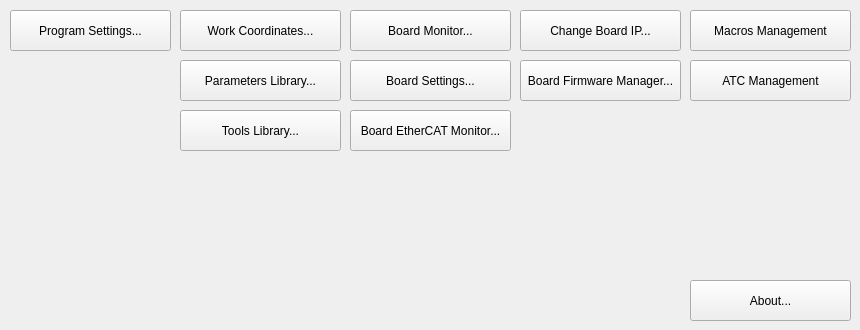
    <widget class="QWidget" name="tabUIDialogs">
     <attribute name="title">
      <string>UI Dialogs</string>
     </attribute>
     <widget class="QPushButton" name="uidAboutButton">
      <property name="geometry">
       <rect>
        <x>690</x>
        <y>280</y>
        <width>161</width>
        <height>41</height>
       </rect>
      </property>
      <property name="text">
       <string>About...</string>
      </property>
     </widget>
     <widget class="QPushButton" name="uidATCManagementButton">
      <property name="geometry">
       <rect>
        <x>690</x>
        <y>60</y>
        <width>161</width>
        <height>41</height>
       </rect>
      </property>
      <property name="text">
       <string>ATC Management</string>
      </property>
     </widget>
     <widget class="QPushButton" name="uidBoardEtherCATMonitorButton">
      <property name="geometry">
       <rect>
        <x>350</x>
        <y>110</y>
        <width>161</width>
        <height>41</height>
       </rect>
      </property>
      <property name="text">
       <string>Board EtherCAT Monitor...</string>
      </property>
     </widget>
     <widget class="QPushButton" name="uidBoardFirmwareManagerButton">
      <property name="geometry">
       <rect>
        <x>520</x>
        <y>60</y>
        <width>161</width>
        <height>41</height>
       </rect>
      </property>
      <property name="text">
       <string>Board Firmware Manager...</string>
      </property>
     </widget>
     <widget class="QPushButton" name="uidBoardMonitorButton">
      <property name="geometry">
       <rect>
        <x>350</x>
        <y>10</y>
        <width>161</width>
        <height>41</height>
       </rect>
      </property>
      <property name="text">
       <string>Board Monitor...</string>
      </property>
     </widget>
     <widget class="QPushButton" name="uidBoardSettingsButton">
      <property name="geometry">
       <rect>
        <x>350</x>
        <y>60</y>
        <width>161</width>
        <height>41</height>
       </rect>
      </property>
      <property name="text">
       <string>Board Settings...</string>
      </property>
     </widget>
     <widget class="QPushButton" name="uidToolsLibraryButton">
      <property name="geometry">
       <rect>
        <x>180</x>
        <y>110</y>
        <width>161</width>
        <height>41</height>
       </rect>
      </property>
      <property name="text">
       <string>Tools Library...</string>
      </property>
     </widget>
     <widget class="QPushButton" name="uidChangeBoardIPButton">
      <property name="geometry">
       <rect>
        <x>520</x>
        <y>10</y>
        <width>161</width>
        <height>41</height>
       </rect>
      </property>
      <property name="text">
       <string>Change Board IP...</string>
      </property>
     </widget>
     <widget class="QPushButton" name="uidWorkCoordinatesButton">
      <property name="geometry">
       <rect>
        <x>180</x>
        <y>10</y>
        <width>161</width>
        <height>41</height>
       </rect>
      </property>
      <property name="text">
       <string>Work Coordinates...</string>
      </property>
     </widget>
     <widget class="QPushButton" name="uidProgramSettingsButton">
      <property name="geometry">
       <rect>
        <x>10</x>
        <y>10</y>
        <width>161</width>
        <height>41</height>
       </rect>
      </property>
      <property name="text">
       <string>Program Settings...</string>
      </property>
     </widget>
     <widget class="QPushButton" name="uidParametersLibraryButton">
      <property name="geometry">
       <rect>
        <x>180</x>
        <y>60</y>
        <width>161</width>
        <height>41</height>
       </rect>
      </property>
      <property name="text">
       <string>Parameters Library...</string>
      </property>
     </widget>
     <widget class="QPushButton" name="uidMacrosManagementButton">
      <property name="geometry">
       <rect>
        <x>690</x>
        <y>10</y>
        <width>161</width>
        <height>41</height>
       </rect>
      </property>
      <property name="text">
       <string>Macros Management</string>
      </property>
     </widget>
    </widget>
